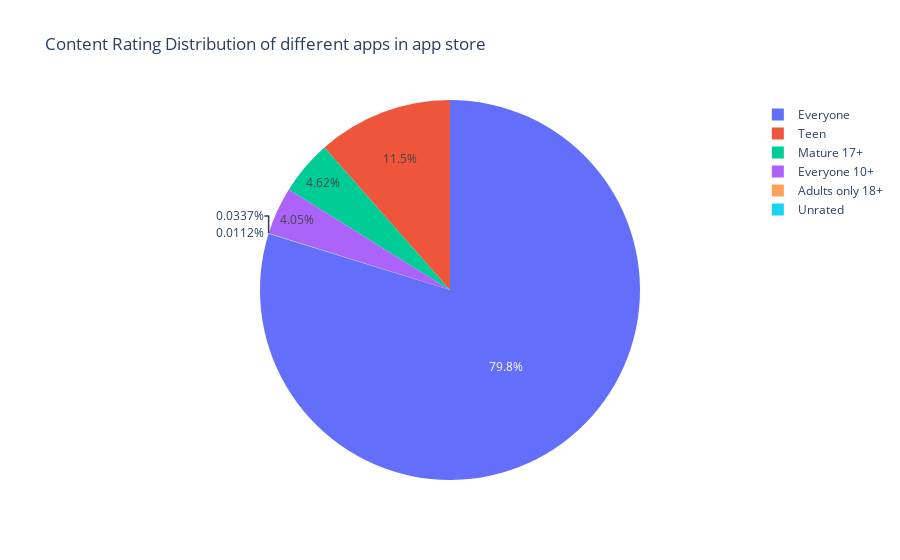

This figure's notebook cell:
### Code cell
fig = px.pie(content_rating,values='Count',names='Content_Rating',title='Content Rating Distribution of different apps in app store')
fig.show()

### Figure 1 — Plotly figure (JSON) as saved in the notebook; plotly's stock layout.template omitted (floating-point values rounded to 4 significant figures)
{"data": [{"domain": {"x": [0, 1], "y": [0, 1]}, "hovertemplate": "Content_Rating=%{label}<br>Count=%{value}<extra></extra>", "labels": ["Everyone", "Teen", "Mature 17+", "Everyone 10+", "Adults only 18+", "Unrated"], "legendgroup": "", "name": "", "showlegend": true, "type": "pie", "values": [7094, 1022, 411, 360, 3, 1]}], "layout": {"legend": {"tracegroupgap": 0}, "title": {"text": "Content Rating Distribution of different apps in app store"}}}
